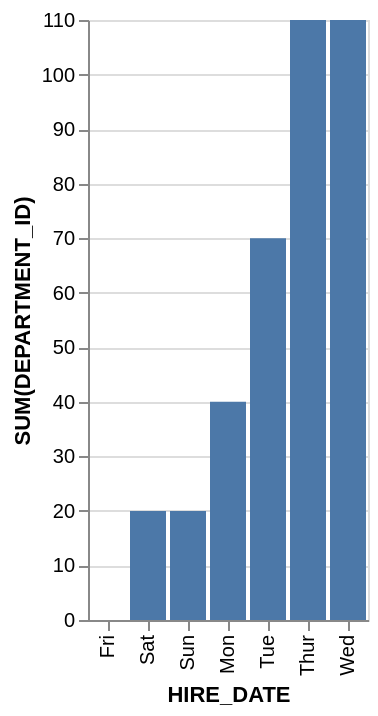

Express this chart as Vega-Lite.
### Vega-Lite specification from a JSON file in a GitHub repository (floating-point values rounded to 4 significant figures)
{"data": {"values": [{"x_data": "Fri", "y_data": 0}, {"x_data": "Sat", "y_data": 20}, {"x_data": "Sun", "y_data": 20}, {"x_data": "Mon", "y_data": 40}, {"x_data": "Tue", "y_data": 70}, {"x_data": "Thur", "y_data": 110}, {"x_data": "Wed", "y_data": 110}]}, "mark": "bar", "encoding": {"x": {"field": "x_data", "type": "nominal", "title": "HIRE_DATE", "sort": {"op": "sum", "field": "y_data", "order": "ascending"}}, "y": {"field": "y_data", "type": "quantitative", "title": "SUM(DEPARTMENT_ID)"}}}
